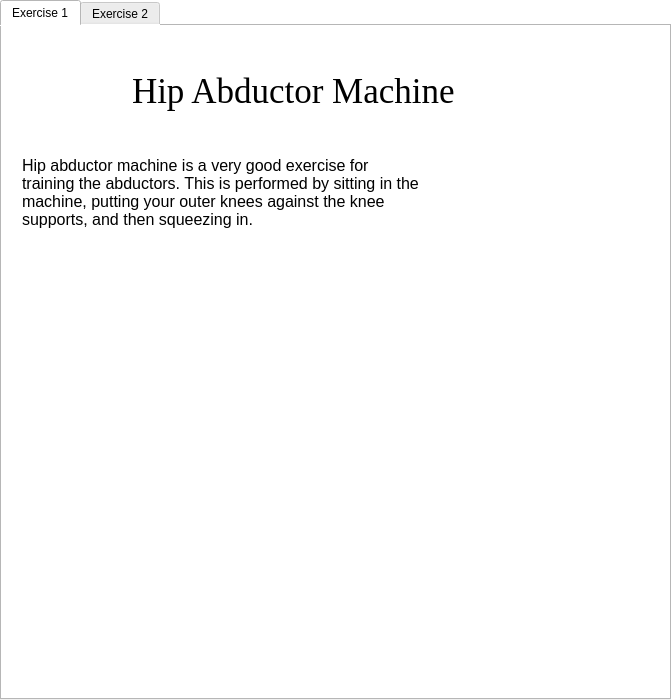
<?xml version="1.0" encoding="UTF-8"?>
<ui version="4.0">
 <class>abductors_widget</class>
 <widget class="QWidget" name="abductors_widget">
  <property name="geometry">
   <rect>
    <x>0</x>
    <y>0</y>
    <width>671</width>
    <height>700</height>
   </rect>
  </property>
  <property name="windowTitle">
   <string/>
  </property>
  <property name="styleSheet">
   <string notr="true">background-color: rgb(255, 255, 255);</string>
  </property>
  <widget class="QTabWidget" name="abductors_tab_widget">
   <property name="geometry">
    <rect>
     <x>0</x>
     <y>0</y>
     <width>671</width>
     <height>700</height>
    </rect>
   </property>
   <property name="currentIndex">
    <number>0</number>
   </property>
   <widget class="QWidget" name="exercise_1">
    <attribute name="title">
     <string>Exercise 1</string>
    </attribute>
    <widget class="QLabel" name="abductor_exercise_1_title_lbl">
     <property name="geometry">
      <rect>
       <x>130</x>
       <y>29</y>
       <width>441</width>
       <height>71</height>
      </rect>
     </property>
     <property name="font">
      <font>
       <family>Georgia</family>
       <pointsize>26</pointsize>
      </font>
     </property>
     <property name="text">
      <string>Hip Abductor Machine</string>
     </property>
    </widget>
    <widget class="QLabel" name="abductor_exercise_1_msg_lbl">
     <property name="geometry">
      <rect>
       <x>20</x>
       <y>130</y>
       <width>401</width>
       <height>131</height>
      </rect>
     </property>
     <property name="font">
      <font>
       <pointsize>12</pointsize>
      </font>
     </property>
     <property name="text">
      <string>Hip abductor machine is a very good exercise for training the abductors. This is performed by sitting in the machine, putting your outer knees against the knee supports, and then squeezing in.</string>
     </property>
     <property name="alignment">
      <set>Qt::AlignLeading|Qt::AlignLeft|Qt::AlignTop</set>
     </property>
     <property name="wordWrap">
      <bool>true</bool>
     </property>
    </widget>
    <widget class="QLabel" name="abductor_exercise_1_lbl">
     <property name="geometry">
      <rect>
       <x>70</x>
       <y>280</y>
       <width>481</width>
       <height>371</height>
      </rect>
     </property>
     <property name="text">
      <string/>
     </property>
     <property name="pixmap">
      <pixmap>../../Pictures/abductor_exercise_1.png</pixmap>
     </property>
    </widget>
   </widget>
   <widget class="QWidget" name="exercise_2">
    <attribute name="title">
     <string>Exercise 2</string>
    </attribute>
    <widget class="QLabel" name="abductor_exercise_2_title_lbl">
     <property name="geometry">
      <rect>
       <x>124</x>
       <y>30</y>
       <width>411</width>
       <height>71</height>
      </rect>
     </property>
     <property name="font">
      <font>
       <family>Georgia</family>
       <pointsize>26</pointsize>
      </font>
     </property>
     <property name="text">
      <string>Cable Hip Abduction</string>
     </property>
    </widget>
    <widget class="QLabel" name="abs_exercise_2_msg_lbl">
     <property name="geometry">
      <rect>
       <x>20</x>
       <y>130</y>
       <width>401</width>
       <height>211</height>
      </rect>
     </property>
     <property name="font">
      <font>
       <pointsize>12</pointsize>
      </font>
     </property>
     <property name="text">
      <string>The cable hip abductions are also a great exercise, isolating the abductors and training them effecitvely. This is performed by standing side on to the cable machine, with the foot furthest away from the machine in the ankle strap, and then push the leg connected to the cable away from your body laterally.  </string>
     </property>
     <property name="alignment">
      <set>Qt::AlignLeading|Qt::AlignLeft|Qt::AlignTop</set>
     </property>
     <property name="wordWrap">
      <bool>true</bool>
     </property>
    </widget>
    <widget class="QLabel" name="abductors_exercise_2_lbl_1">
     <property name="geometry">
      <rect>
       <x>72</x>
       <y>350</y>
       <width>271</width>
       <height>301</height>
      </rect>
     </property>
     <property name="text">
      <string/>
     </property>
     <property name="pixmap">
      <pixmap>../../Pictures/abductors_exercise_2.1.png</pixmap>
     </property>
    </widget>
    <widget class="QLabel" name="abductors_exercise_2_2">
     <property name="geometry">
      <rect>
       <x>345</x>
       <y>350</y>
       <width>271</width>
       <height>291</height>
      </rect>
     </property>
     <property name="text">
      <string/>
     </property>
     <property name="pixmap">
      <pixmap>../../Pictures/abductors_exercise_2.2.png</pixmap>
     </property>
    </widget>
   </widget>
  </widget>
 </widget>
 <resources/>
 <connections/>
</ui>
